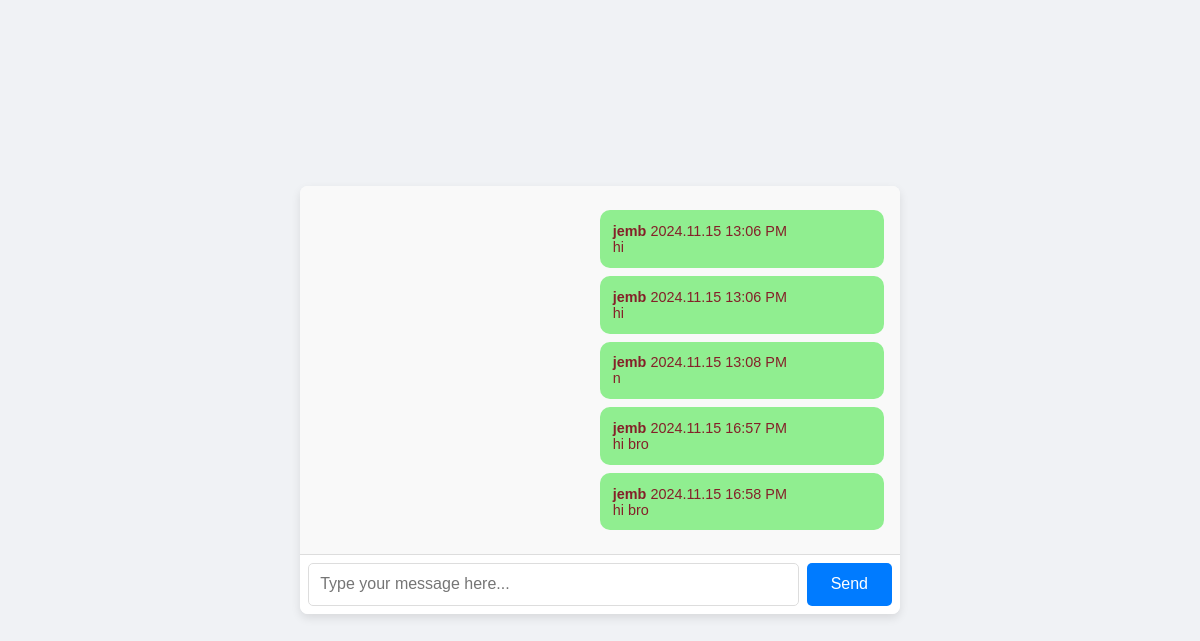
The app's page /chat/room/1, older data.
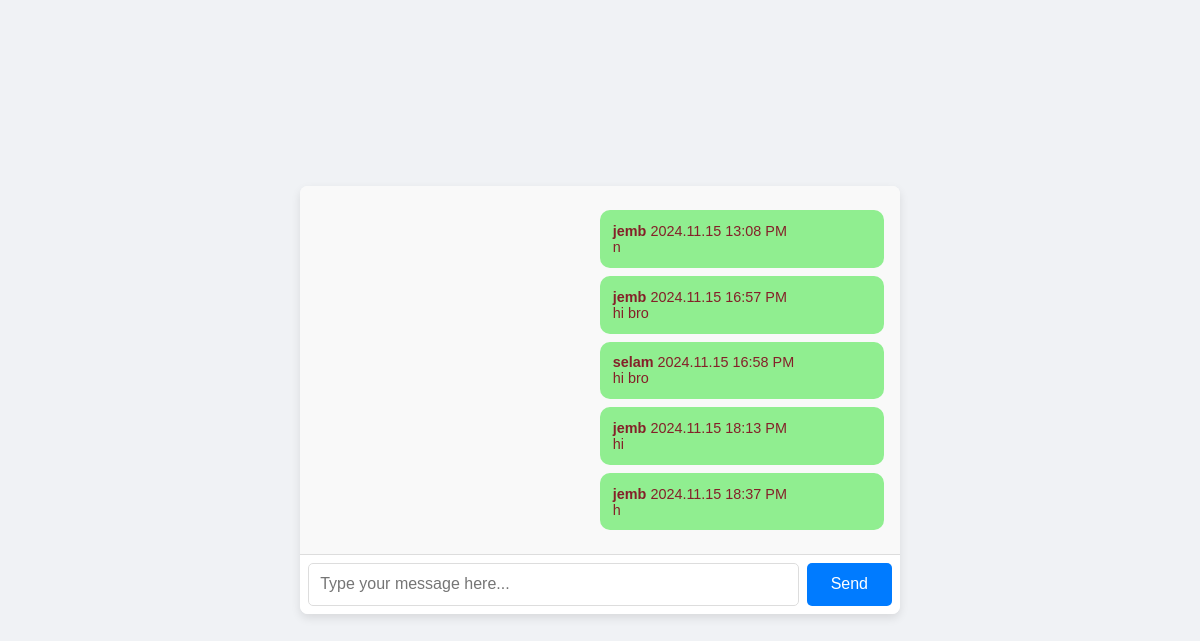
The same page, newer data.
### chat/models.py (models this page shows, shortened)
class Message(models.Model):
    room = models.ForeignKey(Room, related_name="chat_messages", on_delete=models.PROTECT)
    user = models.ForeignKey(AUTH_USER_MODEL, on_delete=models.PROTECT,related_name='chat_message')
    content = models.TextField()
    sent_on = models.DateTimeField(auto_now_add=True)

### accounts/models.py (models this page shows, shortened)
class User(AbstractBaseUser, PermissionsMixin):
   public_id = models.UUIDField(db_index=True, unique=True, default=uuid.uuid4, editable=False)
   username = models.CharField(db_index=True,max_length=255, unique=True)
   first_name = models.CharField(max_length=255)
   last_name = models.CharField(max_length=255)
   email=models.EmailField(db_index=True,unique=True,)
   is_active=models.BooleanField(default=True)
   is_staff=models.BooleanField(default=False)
   created=models.DateTimeField(auto_now_add=True)
   updated=models.DateTimeField(auto_now=True)
   USERNAME_FIELD = 'email'
   REQUIRED_FIELDS = ['username']
   objects=UserManager()

### chat/views.py (the view)
# urls.py: path('room/<int:id>', views.chat_room, name='chat_room'),
def chat_room(request,id=None):
   try:
      room = Room.objects.get(id=id)
   except Room.DoesNotExist:
     return HttpResponseForbidden()
   latest_messages=room.chat_messages.select_related('user').order_by('-id')[:5]
   latest_messages=reversed(latest_messages)
   return render(request, 'chat/room.html', {'room': room,'latest_messages': latest_messages})

### chat/templates/chat/room.html (shortened to what this page needs)
<!DOCTYPE html>
<html lang="en">
  <head>
  </head>
  <body>
    <div class="chat-container">
      <div id="chat">
        {% for message in latest_messages %}
        <div
          class="message {% if message.user == request.user %}sent{% else %} received{% endif %}"
        >
          <strong>{{ message.user.username }}</strong>
          <span class="date"> {{ message.sent_on|date:"Y.m.d H:i A" }} </span>
          <br />
          {{ message.content }}
        </div>
        {% endfor %}
      </div>
      <div id="chat-input">
        <input
          id="chat-message-input"
          type="text"
          placeholder="Type your message here..."
        />
        <input id="chat-message-submit" type="submit" value="Send" />
      </div>
    </div>
  </body>
</html>

### chat/templates/chat/room.html (style rules this page uses)
* { margin: 0; padding: 0; box-sizing: border-box; }
body { font-family: Arial, sans-serif; background-color: #f0f2f5; display: flex; justify-content: center; align-items: center; min-height: 100vh; }
.chat-container { width: 90%; max-width: 600px; background: #ffffff; box-shadow: 0 4px 10px rgba(0, 0, 0, 0.1); border-radius: 8px; overflow: hidden; display: flex; flex-direction: column; }
#chat { padding: 1rem; overflow-y: auto; flex: 1; background-color: #f9f9f9; }
.message { padding: 0.8rem; margin: 0.5rem 0; border-radius: 10px; max-width: 80%; word-wrap: break-word; font-size: 0.9rem; }
.message.received { background-color: lightgreen; margin-left: auto; color: #842029; width: 50%; }
#chat-input { display: flex; border-top: 1px solid #ddd; padding: 0.5rem; background-color: #ffffff; }
#chat-message-input { flex: 1; padding: 0.7rem; font-size: 1rem; border: 1px solid #ddd; border-radius: 5px; margin-right: 0.5rem; }
#chat-message-submit { background-color: #007bff; border: none; color: #fff; padding: 0.7rem 1.5rem; font-size: 1rem; border-radius: 5px; cursor: pointer; transition: background-color 0.3s; }

Row changes from the older to the newer data that the page shows:
no longer on this page (row unchanged): Message: user.username "jemb", sent_on "2024.11.15 13:06 PM", content "hi"
no longer on this page (row unchanged): Message: user.username "jemb", sent_on "2024.11.15 13:06 PM", content "hi"
changed Message: user.username "jemb" → "selam"
added Message: user.username "jemb", sent_on "2024.11.15 18:13 PM", content "hi"
added Message: user.username "jemb", sent_on "2024.11.15 18:37 PM", content "h"
